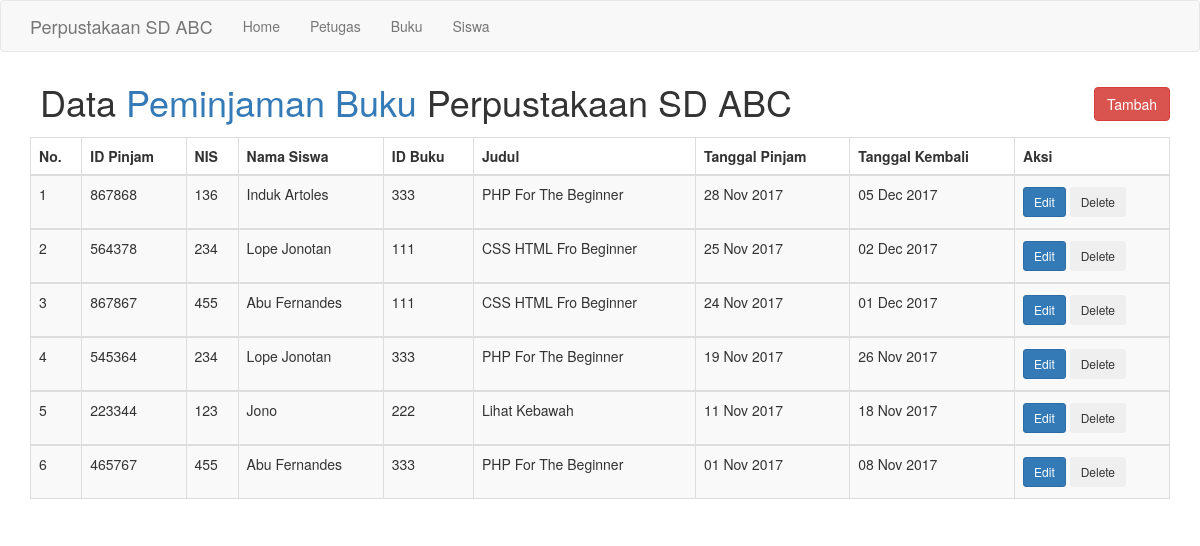
Screenshot of /peminjaman/data_peminjaman.php with the database file from the repository.
### tables this page shows
CREATE TABLE `peminjaman` (
  `id_pinjam` int(11) NOT NULL,
  `nis` int(11) NOT NULL,
  `id_buku` int(11) NOT NULL,
  `tgl_pinjam` date NOT NULL,
  `tgl_kembali` date NOT NULL
);

### peminjaman/data_peminjaman.php (the view, shortened to what this page needs)
<?php
    require('../config/db.php');
    $query = 'SELECT * ,
	            (select nama_siswa from siswa where nis = peminjaman.nis) as nama_siswa,
                (select judul from buku where id_buku = peminjaman.id_buku) as judul
                FROM peminjaman ORDER BY tgl_pinjam DESC;';
    $no=1;
    $result = mysqli_query($conn, $query);
    $datas = mysqli_fetch_all($result, MYSQLI_ASSOC);
?>
<?php include('../inc/header.php'); ?>
    <div class="container">
        <h1  style="margin: 10px 10px 15px; display: inline-block;">Data <span class="text-primary">Peminjaman Buku</span> Perpustakaan SD ABC</h1>
        <a href="add_peminjaman.php" class="btn btn-danger" style="margin-top: 15px; float: right;">Tambah</a>
        <table class="table table-striped table-hover table-bordered">
        <thead>
            <tr>
            <th>No.</th>
            <th>ID Pinjam</th>
            <th>NIS</th>
            <th>Nama Siswa</th>
            <th>ID Buku</th>
            <th>Judul</th>
            <th>Tanggal Pinjam</th>
            <th>Tanggal Kembali</th>
            <th>Aksi</th>
            </tr>
        </thead>
            <?php foreach($datas as $data) : ?>
            <?php
                $_pinjam = strtotime($data['tgl_pinjam']);
                $_kembali = strtotime($data['tgl_kembali']);
            ?>
            <tbody>
                <tr class="table-success">
                <td><?php echo $no; ?></td>
                <td><?php echo $data['id_pinjam']; ?></td>
                <td><?php echo $data['nis']; ?></td>
                <td><?php echo $data['nama_siswa']; ?></td>
                <td><?php echo $data['id_buku']; ?></td>
                <td><?php echo $data['judul']; ?></td>
                <td><?php echo date('d M Y', $_pinjam); ?></td>
                <td><?php echo date('d M Y', $_kembali); ?></td>
                <td>
                <form method="POST" action="<?php echo $_SERVER['PHP_SELF']; ?>">
                    <a href="<?php echo ROOT_URL; ?>peminjaman/edit_peminjaman.php?id_pinjam=<?php echo $data['id_pinjam']; ?>" class="btn btn-primary btn-sm " style="margin: 3px 0;">Edit</a>
                    <input type="submit" name="delete" value="Delete" class="btn btn-outline-secondary btn-sm" Onclick="return confirm('Apakah anda yakin untuk menghapus data peminjaman dengan ID <?php echo $data['id_pinjam']?>?')" style="margin: 3px 0;">
                </form>
                </td>
                </tr>
            </tbody>
            <?php $no++; ?>
            <?php endforeach; ?>
            </table>
    </div>
<?php include('../inc/footer.php'); ?>

### inc/header.php (shortened to what this page needs)
<!DOCTYPE html>
<html lang="en">
<head>
    <link rel="stylesheet" href="<?php echo ROOT_URL; ?>css/bootstrap.min.css">
</head>
<body>
<?php include('navbar.php'); ?>

### inc/navbar.php (shortened to what this page needs)
<nav class="navbar navbar-default">
<div class="container">
    <div class="navbar-header">
        <a class="navbar-brand" href="#">Perpustakaan SD ABC</a>
    </div>
    <div class="collapse navbar-collapse" id="mydropdown">
    <ul class="nav navbar-nav">
        <li>
        <a href="<?php echo ROOT_URL; ?>">Home</a>
        </li>
        <li>
        <a href="<?php echo ROOT_URL; ?>./petugas/data_petugas.php">Petugas</a>
        </li>
        <li class="dropdown">
            <a class="dropdown-toggle" data-toggle="dropdown" href="#" role="button">Buku</a>
        </li>
        <li>
        <a href="<?php echo ROOT_URL; ?>./siswa/data_siswa.php">Siswa</a>
        </li>
    </div>
</div>
</nav>

### inc/footer.php (shortened to what this page needs)
</body>
</html>

### rows the page displays
peminjaman: id_pinjam "867868", nis "136", nama_siswa "Induk Artoles", id_buku "333", judul "PHP For The Beginner", tgl_pinjam "28 Nov 2017", tgl_kembali "05 Dec 2017"
peminjaman: id_pinjam "564378", nis "234", nama_siswa "Lope Jonotan", id_buku "111", judul "CSS HTML Fro Beginner", tgl_pinjam "25 Nov 2017", tgl_kembali "02 Dec 2017"
peminjaman: id_pinjam "867867", nis "455", nama_siswa "Abu Fernandes", id_buku "111", judul "CSS HTML Fro Beginner", tgl_pinjam "24 Nov 2017", tgl_kembali "01 Dec 2017"
peminjaman: id_pinjam "545364", nis "234", nama_siswa "Lope Jonotan", id_buku "333", judul "PHP For The Beginner", tgl_pinjam "19 Nov 2017", tgl_kembali "26 Nov 2017"
peminjaman: id_pinjam "223344", nis "123", nama_siswa "Jono", id_buku "222", judul "Lihat Kebawah", tgl_pinjam "11 Nov 2017", tgl_kembali "18 Nov 2017"
peminjaman: id_pinjam "465767", nis "455", nama_siswa "Abu Fernandes", id_buku "333", judul "PHP For The Beginner", tgl_pinjam "01 Nov 2017", tgl_kembali "08 Nov 2017"
